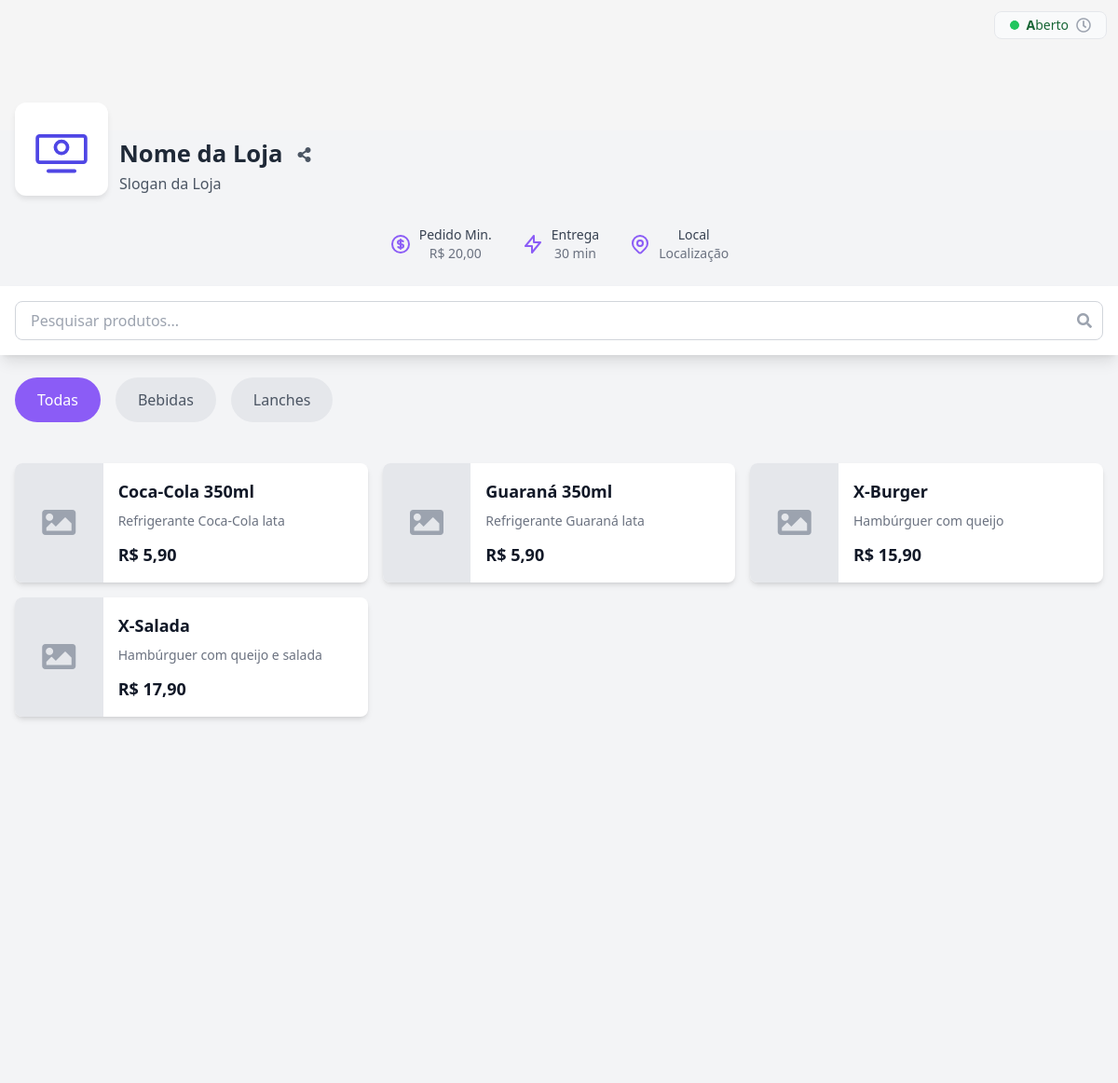
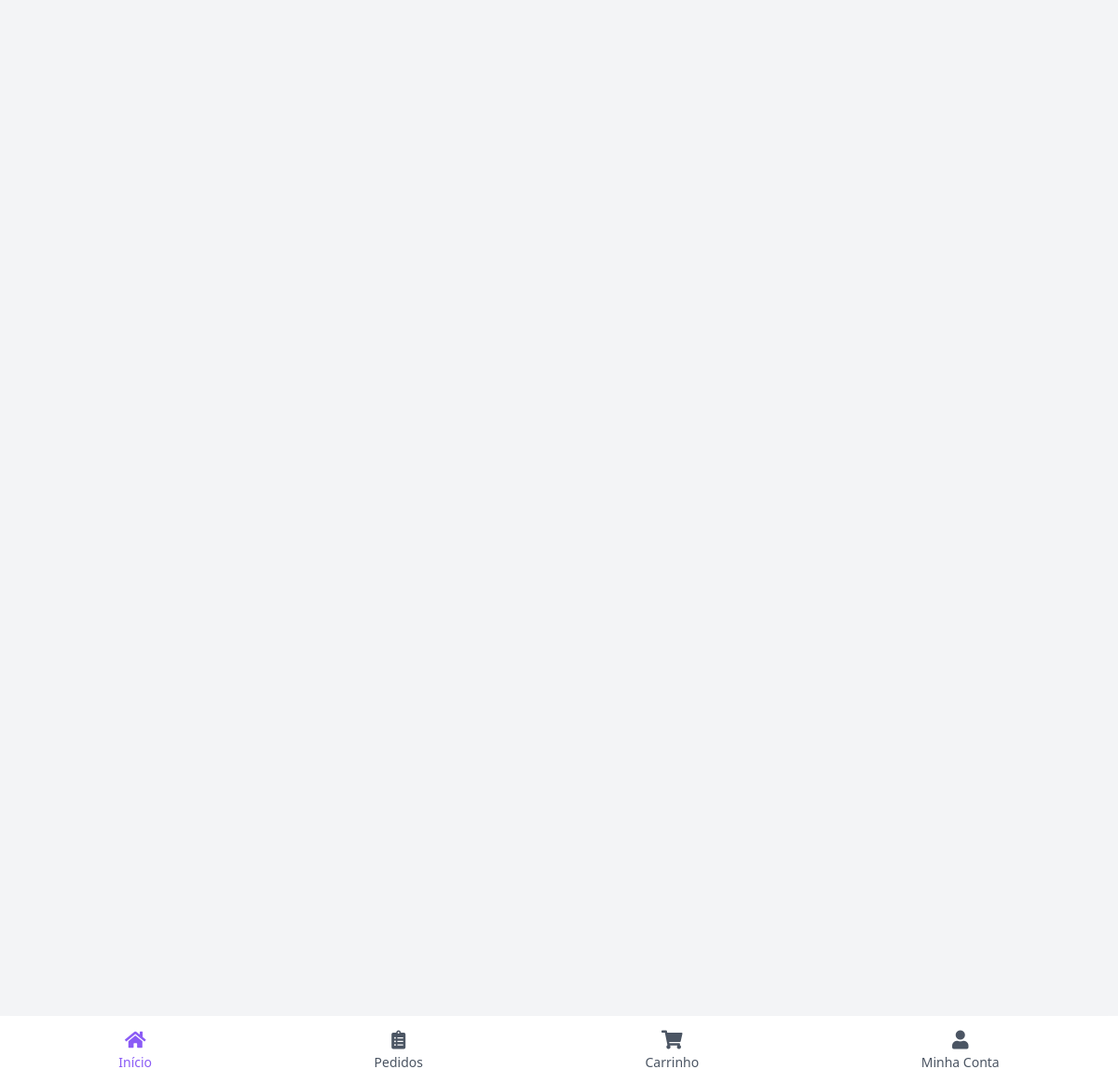
The page / on the database its author committed (2 pictures, top to bottom).
### tables this page shows
CREATE TABLE IF NOT EXISTS `configuracoes` (
  `id` int(11) NOT NULL AUTO_INCREMENT,
  `nome_loja` varchar(255) NOT NULL,
  `slogan` varchar(255) DEFAULT NULL,
  `local` varchar(255) DEFAULT NULL,
  `endereco_loja` text DEFAULT NULL,
  `telefone_loja` varchar(20) DEFAULT NULL,
  `email_loja` varchar(255) DEFAULT NULL,
  `instagram` varchar(255) DEFAULT NULL,
  `pedido_minimo` decimal(10,2) DEFAULT 0.00,
  `tempo_entrega` int(11) DEFAULT 30,
  `status_funcionamento` enum('horario','aberto','fechado') DEFAULT 'horario',
  `horarios_funcionamento` longtext DEFAULT NULL CHECK (json_valid(`horarios_funcionamento`)),
  `tipo_entrega` enum('bairro','distancia') DEFAULT 'bairro',
  `configuracoes_entrega` longtext DEFAULT NULL CHECK (json_valid(`configuracoes_entrega`)),
  `maps_api_key` varchar(255) DEFAULT NULL,
  `maps_latitude` decimal(10,8) DEFAULT NULL,
  `maps_longitude` decimal(11,8) DEFAULT NULL,
  `maps_endereco` text DEFAULT NULL,
  `maps_raio_entrega` decimal(10,2) DEFAULT 5.00,
  `tema_cor` varchar(20) DEFAULT 'azul',
  `cor_personalizada` varchar(7) DEFAULT NULL,
  `favicon` varchar(255) DEFAULT NULL,
  `logo` varchar(255) DEFAULT NULL,
  `banner` varchar(255) DEFAULT NULL,
  `banner_pc` varchar(255) DEFAULT NULL,
  `cor_tema` varchar(7) DEFAULT '#8B5CF6',
  `smtp_host` varchar(100) DEFAULT NULL,
  `smtp_porta` varchar(5) DEFAULT NULL,
  `smtp_usuario` varchar(100) DEFAULT NULL,
  `smtp_senha` varchar(255) DEFAULT NULL,
  `smtp_seguranca` enum('tls','ssl') DEFAULT 'tls',
  `created_at` timestamp NULL DEFAULT current_timestamp(),
  `updated_at` timestamp NULL DEFAULT current_timestamp() ON UPDATE current_timestamp(),
  PRIMARY KEY (`id`)
);

CREATE TABLE IF NOT EXISTS `categorias` (
  `id` int(11) NOT NULL AUTO_INCREMENT,
  `nome` varchar(100) NOT NULL,
  `descricao` text DEFAULT NULL,
  `ativo` tinyint(1) DEFAULT 1,
  `created_at` timestamp NULL DEFAULT current_timestamp(),
  `updated_at` timestamp NULL DEFAULT current_timestamp() ON UPDATE current_timestamp(),
  PRIMARY KEY (`id`)
);

CREATE TABLE IF NOT EXISTS `produtos` (
  `id` int(11) NOT NULL AUTO_INCREMENT,
  `nome` varchar(100) NOT NULL,
  `descricao` text DEFAULT NULL,
  `preco` decimal(10,2) NOT NULL,
  `categoria_id` int(11) NOT NULL,
  `imagem` longtext DEFAULT NULL,
  `ativo` tinyint(1) DEFAULT 1,
  `tem_complementos` tinyint(1) DEFAULT 0,
  `created_at` timestamp NULL DEFAULT current_timestamp(),
  `updated_at` timestamp NULL DEFAULT current_timestamp() ON UPDATE current_timestamp(),
  PRIMARY KEY (`id`),
  KEY `categoria_id` (`categoria_id`)
);

### includes/verificar_horario.php (called while the page is built, shortened)
<?php
function verificarHorarioFuncionamento() {
    try {
        $database = new Database();
        $db = $database->getConnection();
        $stmt = $db->query("SELECT * FROM configuracoes ORDER BY id DESC LIMIT 1");
        $config = $stmt->fetch(PDO::FETCH_ASSOC);
        $status = $config['status_funcionamento'] ?? 'horario';
        if ($status === 'aberto') {
            return [
                'aberto' => true,
                'status' => 'open',
                'mensagem' => 'ABERTO'
            ];
        }
        return [
            'aberto' => false,
            'status' => 'closed',
            'mensagem' => 'FECHADO'
        ];
    } catch (Exception $e) {
        error_log("Erro ao verificar horário: " . $e->getMessage());
        return [
            'aberto' => false,
            'status' => 'error',
            'mensagem' => 'Erro ao verificar horário'
        ];
    }
}

### index.php (the view, shortened to what this page needs)
<?php
require_once __DIR__ . '/includes/header.php';
try {
    $database = new Database();
    $db = $database->getConnection();
} catch (Exception $e) {
    die("Erro ao conectar ao banco de dados: " . $e->getMessage());
}
$query = "SELECT c.id, c.nome FROM categorias c WHERE c.ativo = 1 ORDER BY c.nome";
$stmt = $db->prepare($query);
$stmt->execute();
$categorias = $stmt->fetchAll(PDO::FETCH_ASSOC);
$query = "SELECT p.*, c.nome as categoria_nome
            FROM produtos p
            LEFT JOIN categorias c ON p.categoria_id = c.id
            WHERE p.ativo = 1
            ORDER BY c.nome, p.nome";
$stmt = $db->prepare($query);
$stmt->execute();
$produtos = $stmt->fetchAll(PDO::FETCH_ASSOC);
?>
<!DOCTYPE html>
<html lang="pt-BR">
<head>
    <script src="https://cdn.tailwindcss.com"></script>
    <link rel="stylesheet" href="https://cdnjs.cloudflare.com/ajax/libs/font-awesome/5.15.4/css/all.min.css">
</head>
<body class="bg-gray-100">
    <div class="relative">
        <div class="banner"></div>
        <div class="absolute top-3 right-3 z-50">
            <?php
            require_once 'includes/verificar_horario.php';
            $status = verificarHorarioFuncionamento();
            ?>
            <span id="status-loja" class="inline-flex items-center px-4 py-1 rounded-lg bg-gray-50 border border-gray-200">
                <span class="relative w-2.5 h-2.5 mr-2 flex items-center justify-center status-indicator">
                    <span class="relative inline-flex rounded-full h-2.5 w-2.5 <?php echo $status['status'] === 'open' ? 'bg-green-500' : 'bg-red-500'; ?>"></span>
                </span>
                <span id="status-texto" class="text-sm font-medium <?php echo $status['status'] === 'open' ? 'text-green-800' : 'text-red-800'; ?>">
                    <?php
                    $mensagem = strtolower($status['mensagem']);
                    echo '<span class="font-bold">' . ucfirst(substr($mensagem, 0, 1)) . '</span>' . substr($mensagem, 1);
                    ?>
                </span>
                <button class="ml-2 text-gray-400 hover:text-gray-600" onclick="openModal()">
                    <i class="far fa-clock"></i>
                </button>
            </span>
        </div>
        <div class="store-logo">
            <img src="<?php echo !empty($config['logo']) ? htmlspecialchars($config['logo']) : 'assets/images/logo.svg'; ?>" alt="Logo">
        </div>
        <div>
            <div class="store-info">
                <div class="store-header">
                    <h1 class="store-name"><?php echo htmlspecialchars($config['nome_loja'] ?? ''); ?></h1>
                    <button class="share-button" onclick="compartilhar()">
                        <i class="fas fa-share-alt"></i>
                    </button>
                </div>
                <p class="store-slogan"><?php echo htmlspecialchars($config['slogan'] ?? ''); ?></p>
            </div>
        </div>
        <div class="max-w-7xl mx-auto px-4" style="margin-top: 0.6rem; margin-bottom: 1rem;">
            <div class="flex justify-center gap-8">
                <div class="flex items-center">
                    <div class="text-sm text-center">
                        <p class="font-medium text-gray-700">Pedido Min.</p>
                        <p class="text-gray-500">R$ <?php echo number_format($config['pedido_minimo'] ?? 0, 2, ',', '.'); ?></p>
                    </div>
                </div>
                <div class="flex items-center">
                    <svg class="w-6 h-6 text-theme mr-2" fill="none" stroke="currentColor" viewBox="0 0 24 24">
                        <path stroke-linecap="round" stroke-linejoin="round" stroke-width="2" d="M13 10V3L4 14h7v7l9-11h-7z" />
                    </svg>
                    <div class="text-sm text-center">
                        <p class="font-medium text-gray-700">Entrega</p>
                        <p class="text-gray-500"><?php echo htmlspecialchars($config['tempo_entrega'] ?? 30); ?> min</p>
                    </div>
                </div>
                <div class="flex items-center">
                    <div class="text-sm text-center">
                        <p class="font-medium text-gray-700">Local</p>
                        <p class="text-gray-500"><?php echo !empty($config['local']) ? htmlspecialchars($config['local']) : 'Local não definido'; ?></p>
                    </div>
                </div>
            </div>
        </div>
        <nav class="bg-white shadow-lg sticky top-0 z-40 mt-[25px]">
            <div class="max-w-7xl mx-auto px-4">
                <div class="py-4">
                    <div class="relative">
                        <input type="text"
                               id="pesquisa"
                               placeholder="Pesquisar produtos..."
                               class="w-full px-4 py-2 rounded-lg border border-gray-300 focus:outline-none focus:ring-2 focus:ring-blue-500">
                        <span class="absolute right-3 top-1/2 transform -translate-y-1/2 text-gray-400">
                            <i class="fas fa-search"></i>
                        </span>
                    </div>
                </div>
            </div>
        </nav>
        <div class="min-h-screen bg-gray-100 pb-24">
            <div class="max-w-7xl mx-auto px-4 py-6">
                <div class="mb-8 overflow-x-auto">
                    <div class="flex space-x-4 pb-3">
                        <button onclick="filtrarPorCategoria(null)"
                                class="categoria-btn px-6 py-3 rounded-full text-base font-medium bg-gray-100 text-gray-600"
                                data-categoria="">
                            Todas
                        </button>
                        <?php foreach ($categorias as $categoria): ?>
                            <button onclick="filtrarPorCategoria('<?php echo htmlspecialchars($categoria['id']); ?>')"
                                    class="categoria-btn px-6 py-3 rounded-full text-base font-medium bg-gray-100 text-gray-600"
                                    data-categoria="<?php echo htmlspecialchars($categoria['id']); ?>">
                                <?php echo htmlspecialchars($categoria['nome']); ?>
                            </button>
                        <?php endforeach; ?>
                    </div>
                </div>
                <div id="lista-produtos" class="grid grid-cols-1 sm:grid-cols-2 lg:grid-cols-3 gap-4 pb-menu">
                    <?php foreach ($produtos as $produto): ?>
                    <div class="produto-card bg-white rounded-lg shadow-md overflow-hidden relative"
                         data-nome="<?php echo htmlspecialchars(strtolower($produto['nome'])); ?>"
                         data-categoria="<?php echo htmlspecialchars($produto['categoria_id']); ?>">
                        <a href="produto.php?id=<?php echo $produto['id']; ?>" class="block">
                            <div class="flex h-full">
                                <div class="w-1/3 sm:w-1/4 relative">
                                    <?php if (!empty($produto['imagem'])): ?>
                                        <img src="<?php echo htmlspecialchars($produto['imagem']); ?>"
                                             alt="<?php echo htmlspecialchars($produto['nome']); ?>"
                                             class="absolute inset-0 w-full h-full object-cover">
                                    <?php else: ?>
                                        <div class="absolute inset-0 bg-gray-200 flex items-center justify-center">
                                            <i class="fas fa-image text-gray-400 text-4xl"></i>
                                        </div>
                                    <?php endif; ?>
                                </div>
                                <div class="w-2/3 sm:w-3/4 p-4 flex flex-col">
                                    <h3 class="text-lg font-semibold text-gray-900 mb-2">
                                        <?php echo htmlspecialchars($produto['nome']); ?>
                                    </h3>
                                    <p class="text-sm text-gray-500 mb-3">
                                        <?php echo htmlspecialchars($produto['descricao']); ?>
                                    </p>
                                    <div class="mt-auto">
                                        <span class="text-lg font-bold text-gray-900">
                                            R$ <?php echo number_format($produto['preco'], 2, ',', '.'); ?>
                                        </span>
                                    </div>
                                </div>
                            </div>
                        </a>
                    </div>
                    <?php endforeach; ?>
                </div>
            </div>
        </div>
    </div>
    <?php include 'includes/menu.php'; ?>
</body>
</html>

### includes/menu.php (shortened to what this page needs)
<?php
$current_page = basename($_SERVER['PHP_SELF']);
?>
<nav class="bg-white shadow-lg fixed bottom-0 w-full z-30">
    <div class="max-w-7xl mx-auto px-2">
        <div class="flex justify-around items-center py-3">
            <a href="index.php" class="flex flex-col items-center <?php echo $current_page === 'index.php' ? 'text-theme' : 'text-gray-600'; ?>">
                <i class="fas fa-home text-xl"></i>
                <span class="text-sm">Início</span>
            </a>
            <a href="pedidos.php" class="flex flex-col items-center <?php echo $current_page === 'pedidos.php' ? 'text-theme' : 'text-gray-600'; ?>">
                <i class="fas fa-clipboard-list text-xl"></i>
                <span class="text-sm">Pedidos</span>
            </a>
            <a href="carrinho.php" class="flex flex-col items-center <?php echo $current_page === 'carrinho.php' ? 'text-theme' : 'text-gray-600'; ?> relative">
                <i class="fas fa-shopping-cart text-xl"></i>
                <span class="text-sm">Carrinho</span>
            </a>
            <a href="conta.php" class="flex flex-col items-center <?php echo $current_page === 'conta.php' ? 'text-theme' : 'text-gray-600'; ?>">
                <i class="fas fa-user text-xl"></i>
                <span class="text-sm">Minha Conta</span>
            </a>
        </div>
    </div>
</nav>

### index.php (style rules this page uses)
.categoria-btn { transition: all 0.2s ease; background-color: #e5e7eb !important; }
.categoria-btn.active { background-color: var(--theme-color) !important; color: white !important; border: none !important; }

### rows shown on the page
configuracoes: logo (picture), nome_loja "Nome da Loja", slogan "Slogan da Loja", pedido_minimo "20,00", tempo_entrega "30", local "Localização"
categorias: nome "Bebidas"
categorias: nome "Lanches"
produtos: nome "Coca-Cola 350ml", descricao "Refrigerante Coca-Cola lata", preco "5,90"
produtos: nome "Guaraná 350ml", descricao "Refrigerante Guaraná lata", preco "5,90"
produtos: nome "X-Burger", descricao "Hambúrguer com queijo", preco "15,90"
produtos: nome "X-Salada", descricao "Hambúrguer com queijo e salada", preco "17,90"

### other values the page prints
substr($mensagem, 0, 1) "A"
substr($mensagem, 1) "berto"
